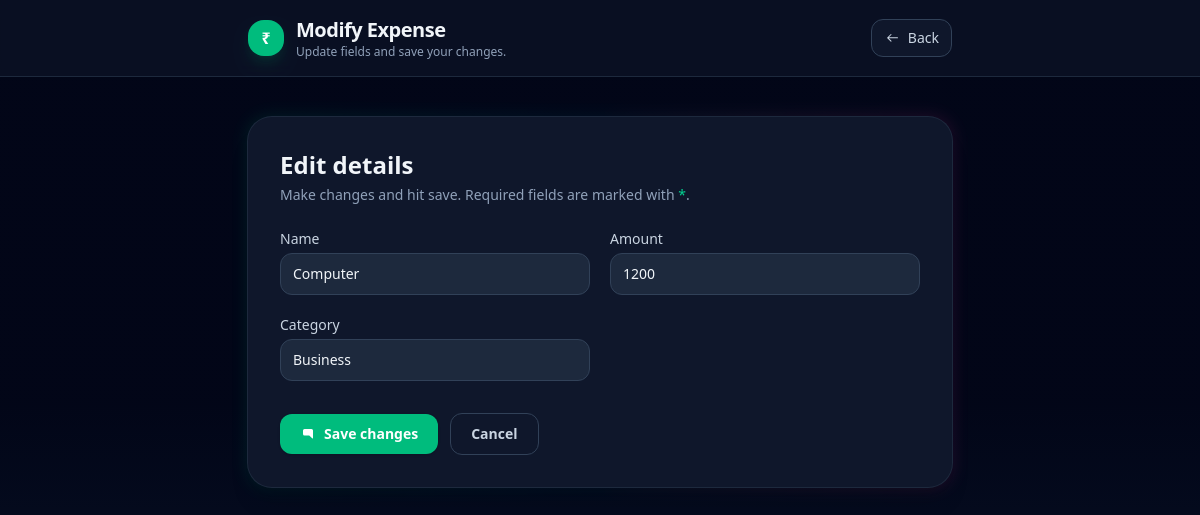
Page /edit/6/ on the committed database.
### myapp/models.py (models this page shows, shortened)
class Expense(models.Model):
    name = models.CharField(max_length=200)
    amount = models.IntegerField()
    category = models.CharField()
    date = models.DateField(auto_now=True)

### myapp/views.py (the view)
# urls.py: path('edit/<int:id>/',views.edit,name='edit'),
def edit(request,id):
    expense= Expense.objects.get(id=id)
    expense_form = ExpenseForm(instance=expense)
    if request.method=="POST":
        form = ExpenseForm(request.POST,instance=expense)
        if form.is_valid():
            form.save()
            return redirect('index')
    return render(request,'myapp/modern-edit.html',{'expense_form':expense_form})

### myapp/forms.py
class ExpenseForm(ModelForm):
    class Meta:
        model = Expense
        fields = ('name','amount','category')

### myapp/templates/myapp/modern-edit.html (shortened to what this page needs)
{% extends 'myapp/base.html' %} {% block body %}
<div
  class="min-h-screen w-full bg-gradient-to-b from-slate-950 via-slate-950 to-slate-900 text-slate-100"
>
  <header
    class="border-b border-slate-800 sticky top-0 z-30 backdrop-blur supports-[backdrop-filter]:bg-slate-900/60 bg-slate-900/80"
  >
    <div
      class="mx-auto max-w-3xl px-4 sm:px-6 lg:px-8 py-4 flex items-center justify-between"
    >
      <div class="flex items-center gap-3">
        <div
          class="h-9 w-9 rounded-2xl bg-emerald-500 shadow-lg shadow-emerald-900/40 flex items-center justify-center text-white font-bold"
        >
          ₹
        </div>
        <div>
          <h1 class="text-xl font-bold tracking-tight">Modify Expense</h1>
          <p class="text-xs text-slate-400">
            Update fields and save your changes.
          </p>
        </div>
      </div>
      <div class="hidden sm:block">
        <button
          type="button"
          onclick="history.back()"
          class="inline-flex items-center gap-2 rounded-xl border border-slate-700 bg-slate-900 px-3 py-2 text-sm text-slate-300 hover:bg-slate-800"
        >
          <svg
            xmlns="http://www.w3.org/2000/svg"
            viewBox="0 0 24 24"
            fill="currentColor"
            class="w-4 h-4"
          >
            <path
              d="M10.5 6a.75.75 0 0 1 .53 1.28L7.31 11H20.25a.75.75 0 0 1 0 1.5H7.31l3.72 3.72a.75.75 0 1 1-1.06 1.06l-5-5a.75.75 0 0 1 0-1.06l5-5A.75.75 0 0 1 10.5 6Z"
            />
          </svg>
          Back
        </button>
      </div>
    </div>
  </header>
  <main class="mx-auto max-w-3xl px-4 sm:px-6 lg:px-8 py-10">
    <div class="relative">
      <div
        class="relative bg-slate-900 ring-1 ring-slate-800 rounded-3xl p-6 sm:p-8 shadow-xl"
      >
        <div class="flex items-start justify-between gap-4 mb-6">
          <div>
            <h2 class="text-2xl font-semibold">Edit details</h2>
            <p class="mt-1 text-sm text-slate-400">
              Make changes and hit save. Required fields are marked with
              <span class="text-emerald-400">*</span>.
            </p>
          </div>
        </div>
        <form action="" method="POST" class="space-y-6">
          <div class="grid grid-cols-1 sm:grid-cols-2 gap-5">
            {% for field in expense_form %}
            <div>
              <label
                for="{{ field.id_for_label }}"
                class="block text-sm font-medium text-slate-300 mb-1"
                >{{ field.label }}</label
              >
              {{ field }}
            </div>
            {% endfor %}
          </div>
          <div
            class="flex flex-col sm:flex-row items-stretch sm:items-center gap-3 pt-2"
          >
            <button
              type="submit"
              class="inline-flex justify-center items-center gap-2 rounded-xl bg-emerald-500 px-5 py-2.5 text-sm font-semibold text-white shadow hover:bg-emerald-600 focus:outline-none focus:ring-2 focus:ring-emerald-500"
            >
              <svg
                xmlns="http://www.w3.org/2000/svg"
                viewBox="0 0 24 24"
                fill="currentColor"
                class="w-4 h-4"
              >
                <path
                  d="M4.5 6.75A2.25 2.25 0 0 1 6.75 4.5h10.5a2.25 2.25 0 0 1 2.25 2.25V18a.75.75 0 0 1-1.28.53l-3.97-3.97a.75.75 0 0 0-.53-.22H6.75a2.25 2.25 0 0 1-2.25-2.25V6.75Z"
                />
              </svg>
              Save changes
            </button>
            <button
              type="button"
              onclick="history.back()"
              class="inline-flex justify-center items-center gap-2 rounded-xl border border-slate-700 bg-slate-900 px-5 py-2.5 text-sm font-semibold text-slate-300 hover:bg-slate-800"
            >
              Cancel
            </button>
          </div>
        </form>
      </div>
    </div>
  </main>
</div>
{% endblock %}

### rows in the picture
Expense: expense_form "Computer" "1200" "Business"

### other values in the picture
{{ field.label }} "Name" "Amount" "Category"
